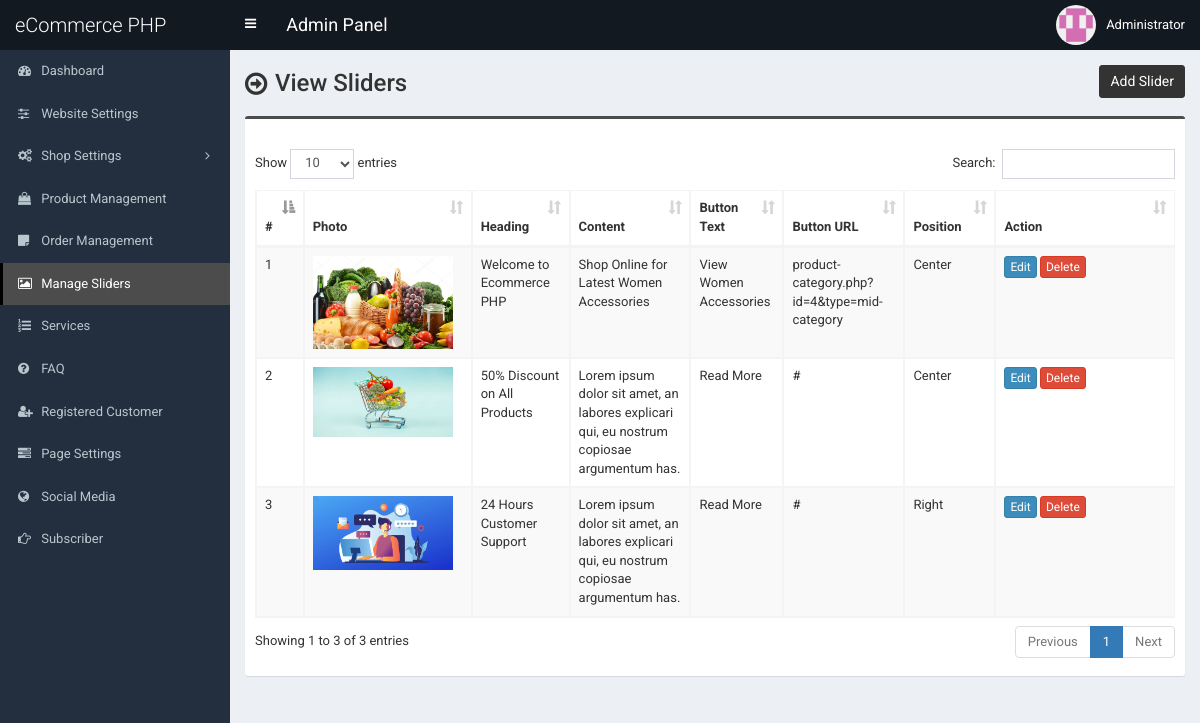
/admin/slider.php (signed in), run on an earlier commit of the app's database.
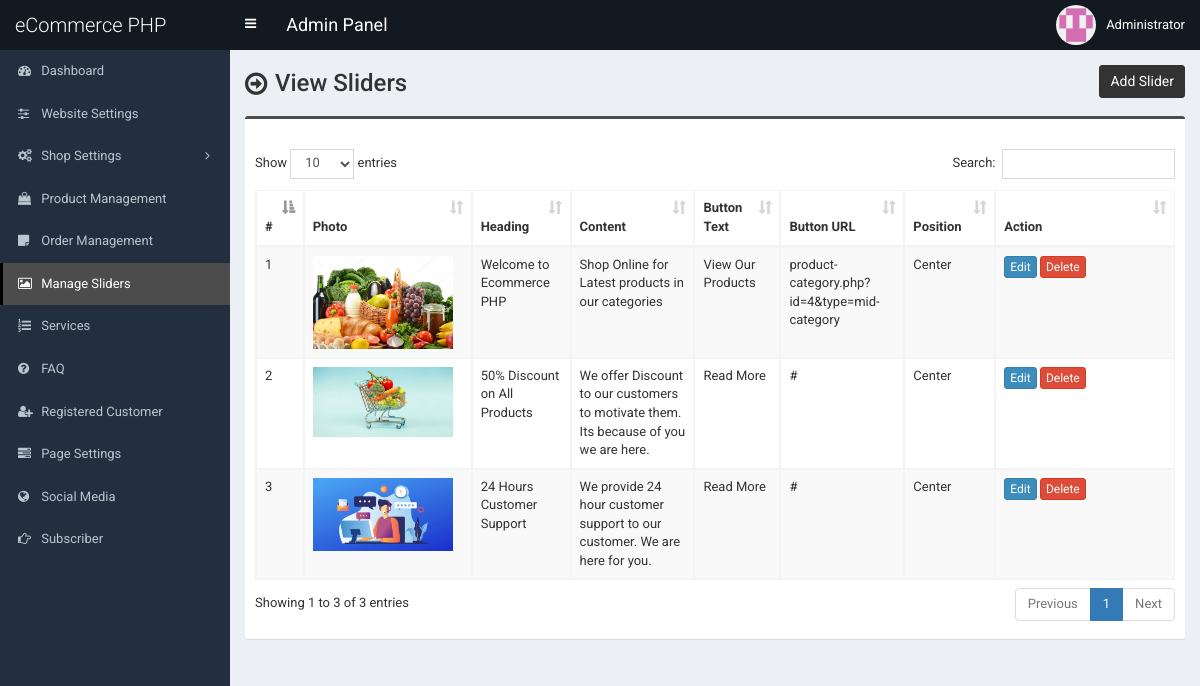
And on a later commit of the database.
### tables this page shows
CREATE TABLE `tbl_slider` (
  `id` int(11) NOT NULL,
  `photo` varchar(255) NOT NULL,
  `heading` varchar(255) NOT NULL,
  `content` text NOT NULL,
  `button_text` varchar(255) NOT NULL,
  `button_url` varchar(255) NOT NULL,
  `position` varchar(255) NOT NULL
);

### admin/slider.php (the view, shortened to what this page needs)
<?php require_once('header.php'); ?>
<section class="content-header">
	<div class="content-header-left">
		<h1>View Sliders</h1>
	</div>
	<div class="content-header-right">
		<a href="slider-add.php" class="btn btn-primary btn-sm">Add Slider</a>
	</div>
</section>
<section class="content">
	<div class="row">
		<div class="col-md-12">
			<div class="box box-info">
				<div class="box-body table-responsive">
					<table id="example1" class="table table-bordered table-hover table-striped">
						<thead>
							<tr>
								<th>#</th>
								<th>Photo</th>
								<th>Heading</th>
								<th>Content</th>
								<th>Button Text</th>
								<th>Button URL</th>
								<th>Position</th>
								<th width="140">Action</th>
							</tr>
						</thead>
						<tbody>
							<?php
							$i=0;
							$statement = $pdo->prepare("SELECT
														id,
														photo,
														heading,
														content,
														button_text,
														button_url,
														position
							                           	FROM tbl_slider
							                           	");
							$statement->execute();
							$result = $statement->fetchAll(PDO::FETCH_ASSOC);
							foreach ($result as $row) {
								$i++;
								?>
								<tr>
									<td><?php echo $i; ?></td>
									<td style="width:150px;"><img src="../assets/uploads/<?php echo $row['photo']; ?>" alt="<?php echo $row['heading']; ?>" style="width:140px;"></td>
									<td><?php echo $row['heading']; ?></td>
									<td><?php echo $row['content']; ?></td>
									<td><?php echo $row['button_text']; ?></td>
									<td><?php echo $row['button_url']; ?></td>
									<td><?php echo $row['position']; ?></td>
									<td>
										<a href="slider-edit.php?id=<?php echo $row['id']; ?>" class="btn btn-primary btn-xs">Edit</a>
										<a href="#" class="btn btn-danger btn-xs" data-href="slider-delete.php?id=<?php echo $row['id']; ?>" data-toggle="modal" data-target="#confirm-delete">Delete</a>
									</td>
								</tr>
								<?php
							}
							?>
						</tbody>
					</table>
				</div>
			</div>
		</div>
	</div>
</section>
<?php require_once('footer.php'); ?>

### admin/header.php (shortened to what this page needs)
<!DOCTYPE html>
<html>
<head>
	<link rel="stylesheet" href="css/bootstrap.min.css">
	<link rel="stylesheet" href="css/font-awesome.min.css">
	<link rel="stylesheet" href="css/ionicons.min.css">
	<link rel="stylesheet" href="css/datepicker3.css">
	<link rel="stylesheet" href="css/all.css">
	<link rel="stylesheet" href="css/select2.min.css">
	<link rel="stylesheet" href="css/dataTables.bootstrap.css">
	<link rel="stylesheet" href="css/jquery.fancybox.css">
	<link rel="stylesheet" href="css/AdminLTE.min.css">
	<link rel="stylesheet" href="css/_all-skins.min.css">
	<link rel="stylesheet" href="css/on-off-switch.css"/>
	<link rel="stylesheet" href="css/summernote.css">
	<link rel="stylesheet" href="style.css">
</head>
<body class="hold-transition fixed skin-blue sidebar-mini">
	<div class="wrapper">
		<header class="main-header">
			<a href="index.php" class="logo">
				<span class="logo-lg">eCommerce PHP</span>
			</a>
			<nav class="navbar navbar-static-top">
				<a href="#" class="sidebar-toggle" data-toggle="offcanvas" role="button">
				</a>
				<span style="float:left;line-height:50px;color:#fff;padding-left:15px;font-size:18px;">Admin Panel</span>
				<div class="navbar-custom-menu">
					<ul class="nav navbar-nav">
						<li class="dropdown user user-menu">
							<a href="#" class="dropdown-toggle" data-toggle="dropdown">
								<img src="../assets/uploads/<?php echo $_SESSION['user']['photo']; ?>" class="user-image" alt="User Image">
								<span class="hidden-xs"><?php echo $_SESSION['user']['full_name']; ?></span>
							</a>
						</li>
					</ul>
				</div>
			</nav>
		</header>
  		<?php $cur_page = substr($_SERVER["SCRIPT_NAME"],strrpos($_SERVER["SCRIPT_NAME"],"/")+1); ?>
  		<aside class="main-sidebar">
    		<section class="sidebar">
      			<ul class="sidebar-menu">
			        <li class="treeview <?php if($cur_page == 'index.php') {echo 'active';} ?>">
			          <a href="index.php">
			            <i class="fa fa-dashboard"></i> <span>Dashboard</span>
			          </a>
			        </li>
			        <li class="treeview <?php if( ($cur_page == 'settings.php') ) {echo 'active';} ?>">
			          <a href="settings.php">
			            <i class="fa fa-sliders"></i> <span>Website Settings</span>
			          </a>
			        </li>
                    <li class="treeview <?php if( ($cur_page == 'size.php') || ($cur_page == 'size-add.php') || ($cur_page == 'size-edit.php') || ($cur_page == 'color.php') || ($cur_page == 'color-add.php') || ($cur_page == 'color-edit.php') || ($cur_page == 'country.php') || ($cur_page == 'country-add.php') || ($cur_page == 'country-edit.php') || ($cur_page == 'shipping-cost.php') || ($cur_page == 'shipping-cost-edit.php') || ($cur_page == 'top-category.php') || ($cur_page == 'top-category-add.php') || ($cur_page == 'top-category-edit.php') || ($cur_page == 'mid-category.php') || ($cur_page == 'mid-category-add.php') || ($cur_page == 'mid-category-edit.php') || ($cur_page == 'end-category.php') || ($cur_page == 'end-category-add.php') || ($cur_page == 'end-category-edit.php') ) {echo 'active';} ?>">
                        <a href="#">
                            <i class="fa fa-cogs"></i>
                            <span>Shop Settings</span>
                            <span class="pull-right-container">
								<i class="fa fa-angle-left pull-right"></i>
							</span>
                        </a>
                    </li>
                    <li class="treeview <?php if( ($cur_page == 'product.php') || ($cur_page == 'product-add.php') || ($cur_page == 'product-edit.php') ) {echo 'active';} ?>">
                        <a href="product.php">
                            <i class="fa fa-shopping-bag"></i> <span>Product Management</span>
                        </a>
                    </li>
                    <li class="treeview <?php if( ($cur_page == 'order.php') ) {echo 'active';} ?>">
                        <a href="order.php">
                            <i class="fa fa-sticky-note"></i> <span>Order Management</span>
                        </a>
                    </li>
                     <li class="treeview <?php if( ($cur_page == 'slider.php') ) {echo 'active';} ?>">
			          <a href="slider.php">
			            <i class="fa fa-picture-o"></i> <span>Manage Sliders</span>
			          </a>
			        </li>
			        <li class="treeview <?php if( ($cur_page == 'service.php') ) {echo 'active';} ?>">
			          <a href="service.php">
			            <i class="fa fa-list-ol"></i> <span>Services</span>
			          </a>
			        </li>
			      			        <li class="treeview <?php if( ($cur_page == 'faq.php') ) {echo 'active';} ?>">
			          <a href="faq.php">
			            <i class="fa fa-question-circle"></i> <span>FAQ</span>
			          </a>
			        </li>
						<li class="treeview <?php if( ($cur_page == 'customer.php') || ($cur_page == 'customer-add.php') || ($cur_page == 'customer-edit.php') ) {echo 'active';} ?>">
			          <a href="customer.php">
			            <i class="fa fa-user-plus"></i> <span>Registered Customer</span>
			          </a>
			        </li>
			        <li class="treeview <?php if( ($cur_page == 'page.php') ) {echo 'active';} ?>">
			          <a href="page.php">
			            <i class="fa fa-tasks"></i> <span>Page Settings</span>
			          </a>
			        </li>
			        <li class="treeview <?php if( ($cur_page == 'social-media.php') ) {echo 'active';} ?>">
			          <a href="social-media.php">
			            <i class="fa fa-globe"></i> <span>Social Media</span>
			          </a>
			        </li>
			        <li class="treeview <?php if( ($cur_page == 'subscriber.php')||($cur_page == 'subscriber.php') ) {echo 'active';} ?>">
			          <a href="subscriber.php">
			            <i class="fa fa-hand-o-right"></i> <span>Subscriber</span>
			          </a>
			        </li>
      			</ul>
    		</section>
  		</aside>
  		<div class="content-wrapper">

### admin/footer.php (shortened to what this page needs)
		</div>
	</div>
</body>
</html>

### admin/style.css (style rules this page uses)
body { font-size: 13px; font-family: "Roboto", sans-serif; }
.navbar-nav > .user-menu .user-image { width: 40px; height: 40px; margin-top: -10px; }
.content-header > h1, .content-header .content-header-left h1 { font-family: "Roboto", sans-serif; }
.main-header .logo { text-align: left; }
.main-header .logo .logo-lg { font-family: "Roboto", sans-serif; }
.box-info { padding-top: 20px; }
.sidebar-menu li > a > .pull-right-container > .fa-angle-left:before { content: "\f105"; }
.content-header { overflow: hidden; }
.content-header .content-header-left { float: left; padding-top: 5px; }
.content-header .content-header-right { float: right; }
.content-header .content-header-left h1 { margin-top: 0; margin-bottom: 0; padding-left: 30px; padding-bottom: 5px; font-size: 24px; position: relative; }
.content-header .content-header-left h1:before { position: absolute; top: 0; left: 0; font-family: "FontAwesome", sans-serif; font-size: 26px; content: "\f18e"; }
.content-header .content-header-right a { position: relative; font-size: 14px; }
.skin-blue .sidebar-menu > li:hover > a, .skin-blue .sidebar-menu > li.active > a { color: #fff; background: #3c8dbc; border-left-color: #3c8dbc; }
.skin-blue .main-header .logo, .skin-blue .main-header .logo:hover, .skin-blue .main-header .navbar, .skin-blue .main-header .navbar .sidebar-toggle:hover { background-color: #131921; }
.skin-blue .sidebar-menu > li:hover > a, .skin-blue .sidebar-menu > li.active > a { background-color: #4c4c4c; border-left-color: #000000; }
.box.box-info { border-top-color: #4c4c4c; }
.content-header .content-header-right a { background-color: #333333; border-color: #333333; }

What changed in the data, as far as the page shows it:
changed tbl_slider "Welcome to Ecommerce PHP": content "Shop Online for Latest Women Accessories" → "Shop Online for Latest products in our categories"; button_text "View Women Accessories" → "View Our Products"
changed tbl_slider "50% Discount on All Products": content "Lorem ipsum dolor sit amet, an labores explicari qui, eu nostrum copiosae argumentum has." → "We offer Discount to our customers to motivate them. Its because of you we are here."
changed tbl_slider "24 Hours Customer Support": content "Lorem ipsum dolor sit amet, an labores explicari qui, eu nostrum copiosae argumentum has." → "We provide 24 hour customer support to our customer. We are here for you."; position "Right" → "Center"
